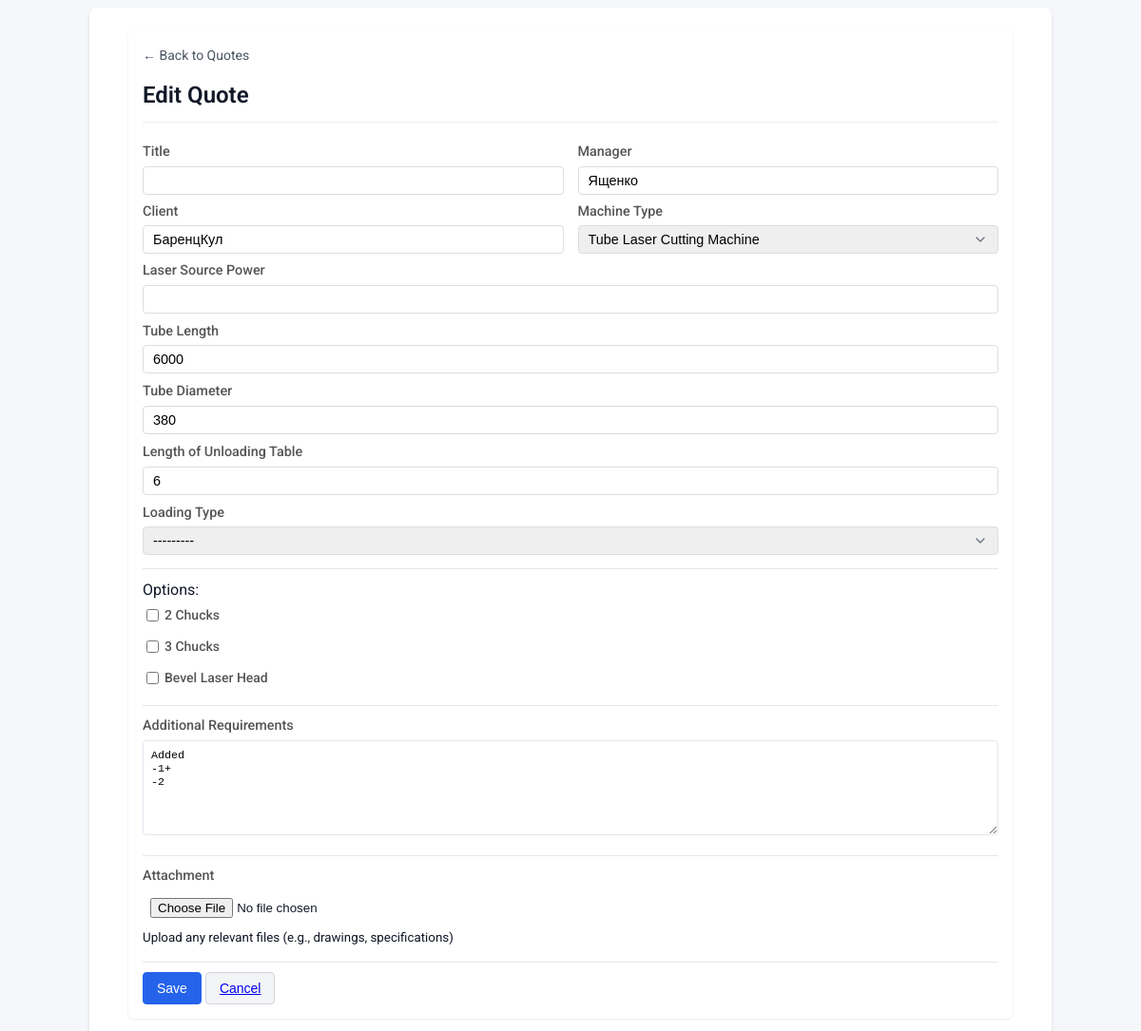
The page /quote-update/6/ (signed in) on the database its author committed.
### base/models.py (models this page shows, shortened)
class Quote(models.Model):
    title = models.CharField(max_length=200, blank=True, null=True)  # Making it nullable temporarily
    manager = models.CharField(max_length=200)
    client = models.CharField(max_length=200)
    MACHINE_CHOICES = [
        ('laser_cutting', 'Laser Cutting Machine'),
        ('press_brake', 'Press Brake'),
        ('tube_laser', 'Tube Laser Cutting Machine'),
    ]
    machine_type = models.CharField(max_length=50, choices=MACHINE_CHOICES)
    working_area = models.CharField(max_length=200, blank=True, null=True)  # e.g. "3000x1500"
    laser_source_power = models.CharField(max_length=200, blank=True, null=True)  # e.g. "3000W"
    compressor = models.BooleanField(default=False)
    stabilizer = models.BooleanField(default=False)
    bevel_laser_head = models.BooleanField(default=False)
    bending_capacity = models.CharField(max_length=200, blank=True, null=True)  # e.g. "125 t"
    working_length = models.CharField(max_length=200, blank=True, null=True)  # e.g. "3200 mm"
    CNC_CHOICES = [
        ('DA_53T', 'Delem DA-53T'),
        ('DA_69T', 'Delem DA-69T'),
        ('DA_66T', 'Delem DA-66T'),
    ]
    CNC_type = models.CharField(max_length=200, blank=True, null=True, choices=CNC_CHOICES)  # e.g. "Delem DA-53T"
    AXIS_CHOICES = [
        ('6_1', '6+1 Axis'),
        ('4_1', '4+1 Axis'),
    ]
    axis_type = models.CharField(max_length=200, blank=True, null=True, choices=AXIS_CHOICES)  # e.g. "6+1 Axis"
    tube_length = models.CharField(max_length=200, blank=True, null=True)  # e.g. "6000 mm"
    tube_diameter = models.CharField(max_length=200, blank=True, null=True)  # e.g. "300 mm"
    length_of_unloading_table = models.CharField(max_length=200, blank=True, null=True)  # e.g. "3000 mm"
    LOADING_CHOICES = [
       ('automatic', 'Automatic'),
       ('semi_automatic', 'Semi-Automatic'),
       ('manual', 'Manual'),
   ]
    loading_type = models.CharField(max_length=20, choices=LOADING_CHOICES, blank=True)
    two_chucks = models.BooleanField(default=False)
    three_chucks = models.BooleanField(default=False)
    completed = models.BooleanField(default=False)
    additional_requirements = models.TextField(blank=True, null=True)
    attachment = models.FileField(upload_to='quote_attachments/%Y/%m/%d/', blank=True, null=True)
    created_at = models.DateTimeField(auto_now_add=True)
    updated_at = models.DateTimeField(auto_now=True)

### base/views.py (the view, shortened to what this page needs)
# urls.py: path('quote-update/<int:pk>/', QuoteUpdate.as_view(), name='quote-update'),
class QuoteUpdate(LoginRequiredMixin, UpdateView):
    model = Quote
    form_class = QuoteForm
    template_name = 'base/quote_form.html'
    success_url = reverse_lazy('quotes')
    def get_form_kwargs(self):
        kwargs = super().get_form_kwargs()
        kwargs.update({
            'data': self.request.POST or None,
            'files': self.request.FILES or None,
        })
        return kwargs

### base/forms.py
class QuoteForm(forms.ModelForm):
    class Meta:
        model = Quote
        fields = '__all__'
        widgets = {
            'additional_requirements': forms.Textarea(attrs={'rows': 4}),
            'attachment': forms.FileInput(attrs={'class': 'file-input'})
        }
    def __init__(self, *args, **kwargs):
        super().__init__(*args, **kwargs)
        self.fields['attachment'].required = False

### base/templates/base/quote_form.html (shortened to what this page needs)
{% extends 'base/main.html' %}
{% block content %}
<div class="container compact-form">
    <div class="form-header">
        <a href="{% url 'quotes' %}" class="back-link">← Back to Quotes</a>
        <h1>{% if form.instance.pk %}Edit{% else %}Create{% endif %} Quote</h1>
    </div>
    <form method="post" id="quoteForm" class="form-container" enctype="multipart/form-data">
        <div class="form-row">
            <div class="form-group compact">
                <label for="{{ form.title.id_for_label }}">Title</label>
                {{ form.title }}
            </div>
            <div class="form-group compact">
                <label for="{{ form.manager.id_for_label }}">Manager</label>
                {{ form.manager }}
            </div>
        </div>
        <div class="form-row">
            <div class="form-group compact">
                <label for="{{ form.client.id_for_label }}">Client</label>
                {{ form.client }}
            </div>
            <div class="form-group compact">
                <label for="{{ form.machine_type.id_for_label }}">Machine Type</label>
                {{ form.machine_type }}
            </div>
        </div>
        <div class="form-group">
            <label for="{{ form.laser_source_power.id_for_label }}">Laser Source Power</label>
            {{ form.laser_source_power }}
        </div>
        <div class="form-group">
            <label for="{{ form.tube_length.id_for_label }}">Tube Length</label>
            {{ form.tube_length }}
        </div>
        <div class="form-group">
            <label for="{{ form.tube_diameter.id_for_label }}">Tube Diameter</label>
            {{ form.tube_diameter }}
        </div>
        <div class="form-group">
            <label for="{{ form.length_of_unloading_table.id_for_label }}">Length of Unloading Table</label>
            {{ form.length_of_unloading_table }}
        </div>
        <div class="form-group">
            <label for="{{ form.loading_type.id_for_label }}">Loading Type</label>
            {{ form.loading_type }}
        </div>
        <hr>
        <div class="form-section-header">Options:</div>
        <div class="form-group checkbox-group">
            <label class="checkbox-label">
                {{ form.two_chucks }}
                <span>2 Chucks</span>
            </label>
        </div>
        <div class="form-group checkbox-group">
            <label class="checkbox-label">
                {{ form.three_chucks }}
                <span>3 Chucks</span>
            </label>
        </div>
        <div class="form-group checkbox-group">
            <label class="checkbox-label">
                {{ form.bevel_laser_head }}
                <span>Bevel Laser Head</span>
            </label>
        </div>
        <hr>
        <div class="form-group">
            <label for="{{ form.additional_requirements.id_for_label }}">Additional Requirements</label>
            {{ form.additional_requirements }}
        </div>
        <hr>
        <div class="form-group">
            <label for="{{ form.attachment.id_for_label }}">Attachment</label>
            {% if form.instance.attachment %}
                <div class="current-file">
                    <i class="fas fa-paperclip"></i>
                    <a href="{{ form.instance.attachment.url }}" target="_blank">
                        {{ form.instance.attachment.name|slice:":30" }}{% if form.instance.attachment.name|length > 30 %}...{% endif %}
                    </a>
                    <label class="replace-file">
                        {{ form.attachment }}
                        <span class="replace-text">(Replace)</span>
                    </label>
                </div>
            {% else %}
                {{ form.attachment }}
            {% endif %}
            <small class="form-text text-muted">
                Upload any relevant files (e.g., drawings, specifications)
            </small>
        </div>
        <hr>
        <div class="form-actions">
            <button type="submit" class="btn btn-primary btn-sm">Save</button>
            <button type="button" class="btn btn-secondary btn-sm"><a href="{% url 'quotes' %}">Cancel</a></button>
        </div>
    </form>
</div>
{% load static %}
{% endblock %}

### base/static/base/css/styles.css (style rules this page uses)
:root { --color-primary: #2563eb; --color-primary-hover: #1d4ed8; --color-danger: #ef4444; --color-danger-hover: #dc2626; --color-success: #10B981; --color-success-hover: #0d9f70; --color-text: #111827; --color-text-light: #4b5563; --color-border: #e5e7eb; --color-bg: #ffffff; --color-bg-light: #f9fafb; --spacing-unit: 2px; --spacing-sm: calc(var(--spacing-unit) * 1.5); --spacing-md: calc(var(--spacing-unit) * 2); --spacing-lg: calc(var(--spacing-unit) * 3); --spacing-xl: calc(var(--spacing-unit) * 4); --border-radius: 6px; --border-radius-sm: 4px; --border-radius-lg: 8px; --shadow-sm: 0 1px 2px 0 rgba(0, 0, 0, 0.05); --shadow: 0 4px 6px -1px rgba(0, 0, 0, 0.1), 0 2px 4px -1px rgba(0, 0, 0, 0.06); --shadow-md: 0 10px 15px -3px rgba(0, 0, 0, 0.1), 0 4px 6px -2px rgba(0, 0, 0, 0.05); --transition: all 0.2s ease-in-out; }
body { background-color: #f5f7fa; font-family: 'Roboto', sans-serif; color: var(--color-text); margin: 0; padding: 0; line-height: 1.5; }
.container { max-width: 1000px; margin: var(--spacing-xl) auto; background: var(--color-bg); border-radius: var(--border-radius-lg); box-shadow: var(--shadow); padding: var(--spacing-xl) var(--spacing-lg); }
.form-container { display: flex; flex-direction: column; gap: var(--spacing-md); }
.form-row { display: flex; gap: var(--spacing-md); margin-bottom: var(--spacing-md); }
.form-group { flex: 1; margin-bottom: var(--spacing-md); }
.form-group.compact { margin-bottom: 0; }
.btn { display: inline-flex; align-items: center; justify-content: center; padding: var(--spacing-sm) var(--spacing-md); border: none; border-radius: var(--border-radius); font-weight: 500; font-size: 0.875rem; cursor: pointer; text-decoration: none; transition: var(--transition); white-space: nowrap; }
.checkbox-group { display: flex; align-items: center; gap: var(--spacing-sm); margin-bottom: var(--spacing-sm); }
.checkbox-label { display: flex; align-items: center; gap: var(--spacing-sm); cursor: pointer; user-select: none; font-size: 0.875rem; }
.form-header { margin-bottom: var(--spacing-lg); padding-bottom: var(--spacing-md); border-bottom: 1px solid var(--color-border); }
.form-header h1 { margin: var(--spacing-sm) 0 0; color: var(--color-text); font-size: 1.5rem; font-weight: 600; }
.back-link { display: inline-flex; align-items: center; color: var(--color-text-light); text-decoration: none; font-size: 0.875rem; margin-bottom: var(--spacing-sm); transition: var(--transition); }
.compact-form .form-group { margin-bottom: var(--spacing-md); }
.compact-form .form-row { margin-bottom: var(--spacing-sm); }
hr { border: none; border-top: 1px solid var(--color-border); margin: var(--spacing-lg) 0; }
select { appearance: none; background-repeat: no-repeat; background-position: right 10px center; background-size: 16px 16px; padding-right: 36px; }

### base/templates/base/quote_form.html (style rules this page uses)
.file-input { display: block; width: 100%; padding: 8px; margin-top: 5px; }
.compact-form { max-width: 900px; margin: 15px auto; padding: 15px; background: #fff; border-radius: 6px; box-shadow: 0 1px 3px rgba(0,0,0,0.08); }
.form-header { margin-bottom: 20px; padding-bottom: 10px; border-bottom: 1px solid #eee; }
.form-header h1 { margin: 10px 0 0 0; font-size: 1.5em; }
.form-row { display: flex; flex-wrap: wrap; gap: 15px; margin-bottom: 12px; }
.form-group.compact { flex: 1; min-width: 200px; margin-bottom: 0; }
label { display: block; margin-bottom: 4px; font-size: 0.9em; color: #555; font-weight: 500; }
input[type="text"], input[type="email"], input[type="password"], select, textarea { width: 100%; padding: 6px 10px; border: 1px solid #ddd; border-radius: 4px; font-size: 0.9em; transition: border-color 0.2s; box-sizing: border-box; }
textarea { min-height: 80px; resize: vertical; }
.btn { display: inline-flex; align-items: center; justify-content: center; padding: 6px 14px; border: none; border-radius: 4px; font-size: 0.9em; font-weight: 500; cursor: pointer; text-decoration: none; transition: all 0.2s; height: 34px; font-size: 14px; }
.btn-primary { background-color: #2563eb; color: white; border: 1px solid #2563eb; }
.btn-secondary { background-color: #f3f4f6; color: #374151; border: 1px solid #d1d5db; }

### rows shown on the page
Quote: manager "Ященко", client "БаренцКул", machine_type "Tube Laser Cutting Machine", tube_length "6000", tube_diameter "380", length_of_unloading_table "6", loading_type "---------", additional_requirements "Added -1+ -2"
